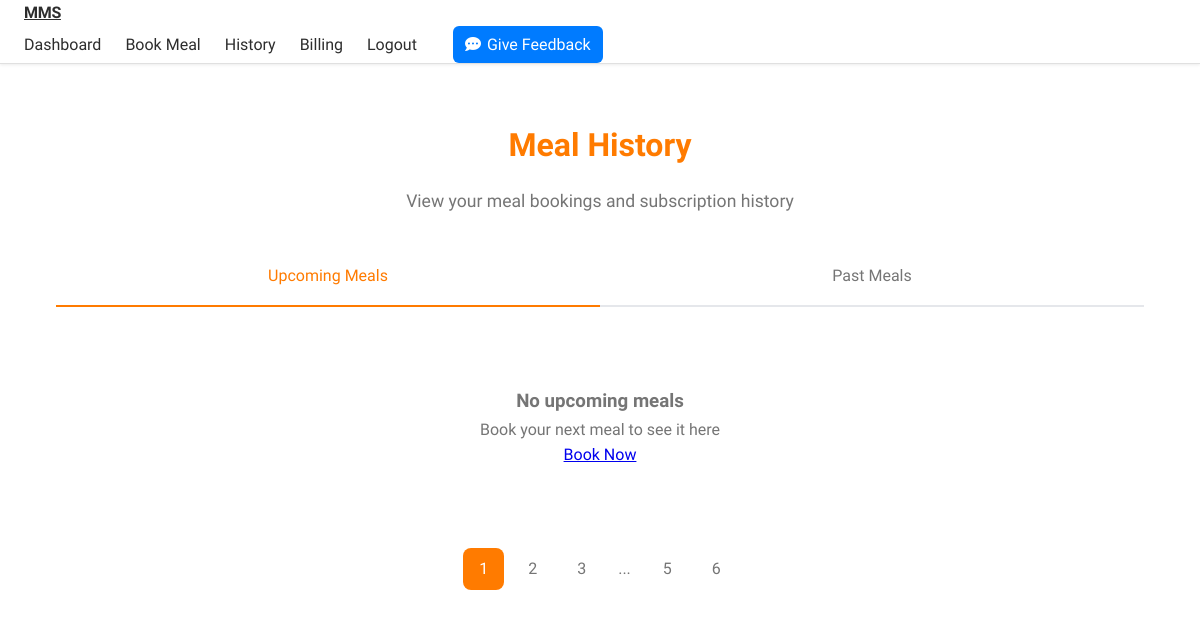
Before: /meal-history (signed in) with the older database file.
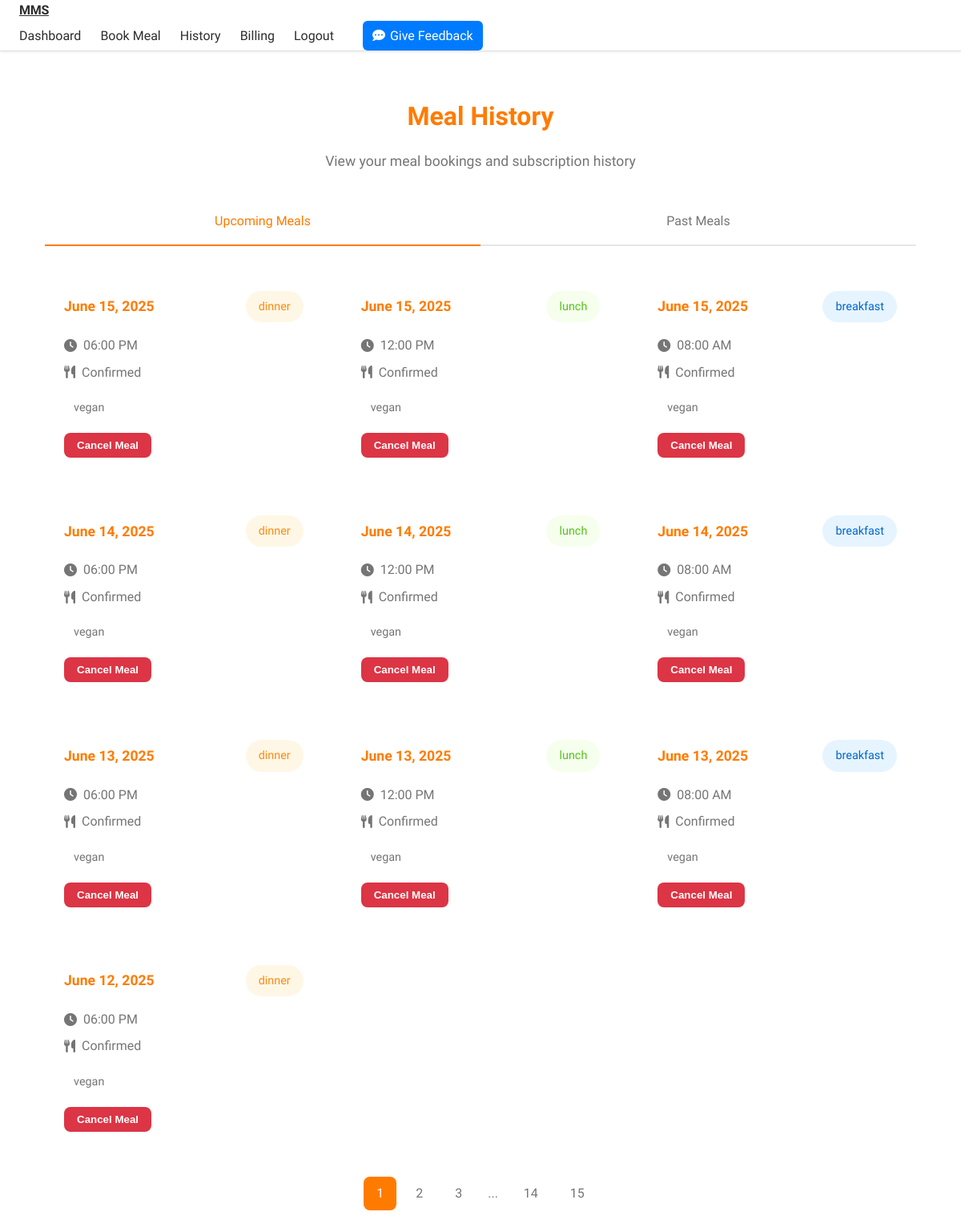
After: the same page with the newer database file.
### models.py (models this page shows)
class Meal(db.Model):
    __tablename__ = 'meals'
    id = db.Column(db.Integer, primary_key=True)
    user_id = db.Column(db.Integer, db.ForeignKey('users.id'), nullable=False)
    meal_type = db.Column(db.String(20), nullable=False)  # breakfast, lunch, dinner
    meal_date = db.Column(db.DateTime, nullable=False)
    status = db.Column(db.String(20), default='pending')  # pending, confirmed, cancelled
    payment_status = db.Column(db.String(20), default='unpaid')  # unpaid, paid, refunded
    dietary_preferences = db.Column(db.String(200))
    created_at = db.Column(db.DateTime, default=datetime.utcnow)
    subscription_id = db.Column(db.Integer, db.ForeignKey('subscriptions.id'), nullable=True)

### routes/main.py (the view)
@main_bp.route('/meal-history')
@login_required
def meal_history():
    page = request.args.get('page', 1, type=int)
    status_filter = request.args.get('status', '')
    date_from = request.args.get('date_from', '')
    date_to = request.args.get('date_to', '')
    query = Meal.query.filter_by(user_id=current_user.id)
    if status_filter:
        query = query.filter_by(status=status_filter)
    if date_from:
        query = query.filter(Meal.meal_date >= datetime.strptime(date_from, '%Y-%m-%d'))
    if date_to:
        query = query.filter(Meal.meal_date <= datetime.strptime(date_to, '%Y-%m-%d'))
    meals = query.order_by(Meal.meal_date.desc()).paginate(
        page=page, per_page=10, error_out=False)
    return render_template('main/meal_history.html', meals=meals, now=datetime.utcnow())

### app.py (called while the page is built)
@login_manager.user_loader
def load_user(user_id):
    return User.query.get(int(user_id))

@app.before_request
def before_request():
    if current_user.is_authenticated:
        current_user.last_login = datetime.utcnow()
        db.session.commit()

### templates/main/meal_history.html (shortened to what this page needs)
{% extends "base.html" %}
{% block content %}
<div class="history-container">
    <div class="history-header">
        <h1 class="history-title">Meal History</h1>
        <p class="history-subtitle">View your meal bookings and subscription history</p>
    </div>
    <div class="history-tabs">
        <div class="history-tab active" data-content="upcoming">Upcoming Meals</div>
        <div class="history-tab" data-content="past">Past Meals</div>
    </div>
    <div id="upcoming" class="history-content active">
        <div class="meal-grid">
            {% set upcoming_meals = meals.items|selectattr('meal_date', 'ge', now)|list %}
            {% if not upcoming_meals %}
            <div class="glass-container no-meals">
                <h3>No upcoming meals</h3>
                <p>Book your next meal to see it here</p>
                <a href="{{ url_for('main.meal_booking') }}" class="action-btn">Book Now</a>
            </div>
            {% else %}
            {% for meal in upcoming_meals %}
            <div class="meal-card glass-container">
                <div class="meal-header">
                    <span class="meal-date">{{ meal.meal_date.strftime('%B %d, %Y') }}</span>
                    <span class="meal-type {{ meal.meal_type.lower() }}">{{ meal.meal_type }}</span>
                </div>
                <div class="meal-details">
                    <div class="meal-info">
                        <i class="fas fa-clock"></i>
                        <span>{{ meal.meal_date.strftime('%I:%M %p') }}</span>
                    </div>
                    <div class="meal-info">
                        <i class="fas fa-utensils"></i>
                        <span>{{ meal.status|title }}</span>
                    </div>
                    {% if meal.dietary_preferences %}
                    <div class="meal-preferences">
                        {% for pref in meal.dietary_preferences.split(',') %}
                        <span class="preference-tag">{{ pref.strip() }}</span>
                        {% endfor %}
                    </div>
                    {% endif %}
                    {% if meal.status != 'cancelled' and meal.meal_date > now %}
                    <form action="{{ url_for('main.cancel_meal', meal_id=meal.id) }}" method="POST" class="mt-3">
                        <button type="submit" class="btn btn-danger btn-sm" onclick="return confirm('Are you sure you want to cancel this meal?')">
                            Cancel Meal
                        </button>
                    </form>
                    {% endif %}
                </div>
            </div>
            {% endfor %}
            {% endif %}
        </div>
    </div>
            {% set past_meals = meals.items|selectattr('meal_date', 'lt', now)|list %}
    {% if meals.pages > 1 %}
    <div class="pagination-container">
        {% for page_num in meals.iter_pages(left_edge=2, left_current=2, right_current=2, right_edge=2) %}
        {% if page_num %}
            {% if page_num == meals.page %}
            <span class="page-item active">{{ page_num }}</span>
            {% else %}
            <a href="{{ url_for('main.meal_history', page=page_num) }}" class="page-item">{{ page_num }}</a>
            {% endif %}
        {% else %}
            <span class="page-item dots">...</span>
        {% endif %}
        {% endfor %}
    </div>
    {% endif %}
</div>
{% endblock %}

Changed rows visible on the page:
added Meal: meal_date "June 15, 2025", meal_type "dinner", meal_date "06:00 PM", status "Confirmed", strip "vegan"
added Meal: meal_date "June 15, 2025", meal_type "lunch", meal_date "12:00 PM", status "Confirmed", strip "vegan"
added Meal: meal_date "June 15, 2025", meal_type "breakfast", meal_date "08:00 AM", status "Confirmed", strip "vegan"
added Meal: meal_date "June 14, 2025", meal_type "dinner", meal_date "06:00 PM", status "Confirmed", strip "vegan"
added Meal: meal_date "June 14, 2025", meal_type "lunch", meal_date "12:00 PM", status "Confirmed", strip "vegan"
added Meal: meal_date "June 14, 2025", meal_type "breakfast", meal_date "08:00 AM", status "Confirmed", strip "vegan"
added Meal: meal_date "June 13, 2025", meal_type "dinner", meal_date "06:00 PM", status "Confirmed", strip "vegan"
added Meal: meal_date "June 13, 2025", meal_type "lunch", meal_date "12:00 PM", status "Confirmed", strip "vegan"
added Meal: meal_date "June 13, 2025", meal_type "breakfast", meal_date "08:00 AM", status "Confirmed", strip "vegan"
added Meal: meal_date "June 12, 2025", meal_type "dinner", meal_date "06:00 PM", status "Confirmed", strip "vegan"
Other visible differences:
new list line: "14"
new list line: "15"
text no longer shown: "No upcoming meals Book your next meal to see it here Book Now"
list line gone: "5"
list line gone: "6"
